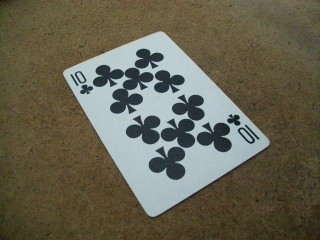
//> input picture ai_lab_week9/opencv_essentials_book/packtpub/4244OS_03_Code/Geometrical_Transforms/img.jpg, 320 x 240 px, given in place of fruits.jpg, which was not available
$ ./EqualizeHist_Demo   (built with g++ and OpenCV 4)
//> lines starting //> are read from the running program, lines starting //| are printed output that depends on the picture; after the words box and inside, x2 and y2 are one past the last pixel; in counts of white or black regions, pixels touching at a corner belong together; pictures that were not available may be replaced by others from this repository, and a replacement may not be noted
#include "opencv2/highgui/highgui.hpp"
#include "opencv2/imgproc/imgproc.hpp"
#include <iostream>
#include <stdio.h>

using namespace cv;
using namespace std;

int main( int,  char *argv[] )
{
  Mat src, image, hist;
  int histSize = 255;
  long int dim;


  // Read original image
  src = imread( "fruits.jpg");
//> src is the input picture: 240 rows x 320 cols, CV_8UC3; mean B, G, R 80.9, 98.1, 101.9

  /// Convert to grayscale
  cvtColor( src, src, COLOR_BGR2GRAY );
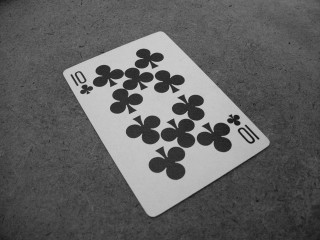
//> src: 240 rows x 320 cols, CV_8UC1; min 15, max 215, mean 97.3

  // Apply Histogram Equalization
  equalizeHist( src, image );
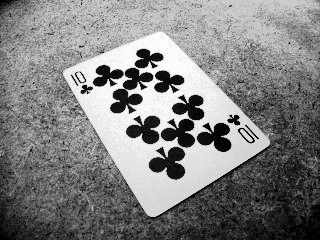
//> image: 240 rows x 320 cols, CV_8UC1; min 0, max 255, mean 129.1

  // Display results
  namedWindow("Source image", 0 );
  namedWindow("Equalized Image", 0 );

  imshow( "Source image", src );
  imshow( "Equalized Image", image );

  // Calculate Histogram of the Equalized Image and display
  calcHist(&image, 1, 0, Mat(), hist, 1, &histSize, 0);
//> hist = 255 values, max 1361 at index 122, min 0 at index 6, mean 301.2
  dim=image.rows *image.cols;
//> dim = 76800
  Mat histImage = Mat::ones(255, 255, CV_8U)*255;

  normalize(hist, hist, 0, histImage.rows, CV_MINMAX, CV_32F);
//> hist = 255 values, max 255 at index 122, min 0 at index 6, mean 56.43

  histImage = Scalar::all(255);
  int binW = cvRound((double)histImage.cols/histSize);

  for( int i = 0; i < histSize; i++ )
      rectangle( histImage, Point(i*binW, histImage.rows),
                 Point((i+1)*binW, histImage.rows - cvRound(hist.at<float>(i))),
                 Scalar::all(0), -1, 8, 0 );
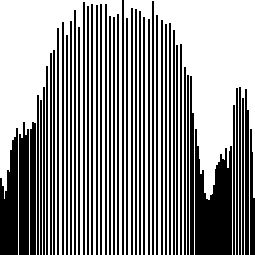
//> histImage: 255 rows x 255 cols, CV_8UC1; 58.3% white; 49 black regions, largest, box (x1, y1, x2, y2) and area: (195, 129, 232, 255) 3216, (0, 128, 18, 255) 1659, (19, 122, 29, 255) 1234
  namedWindow("Histogram Equalized Image", WINDOW_AUTOSIZE);
  imshow("Histogram Equalized Image", histImage);

  // Wait until user exits the program
  waitKey();
  return 0;
}
